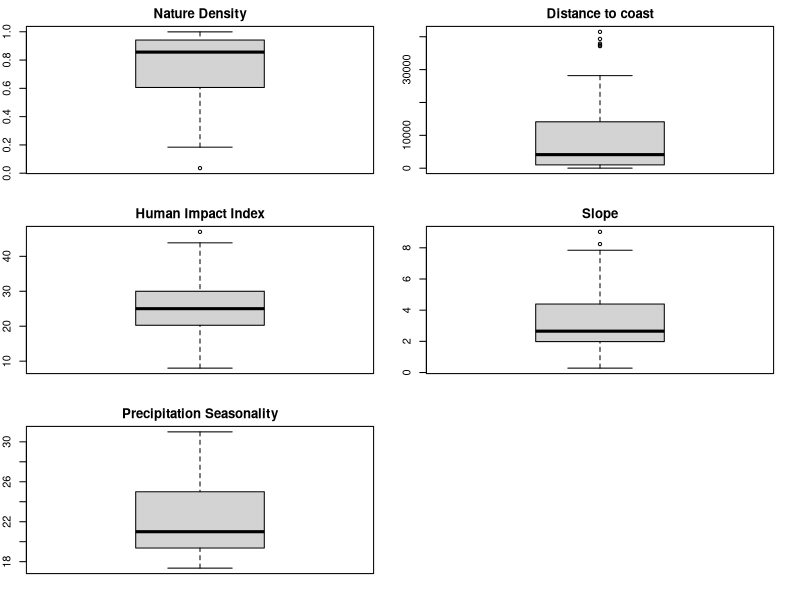
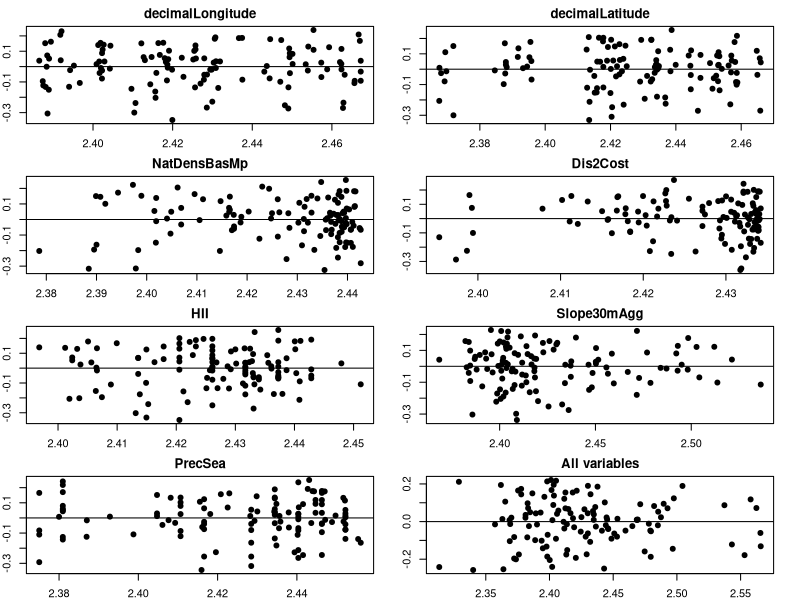
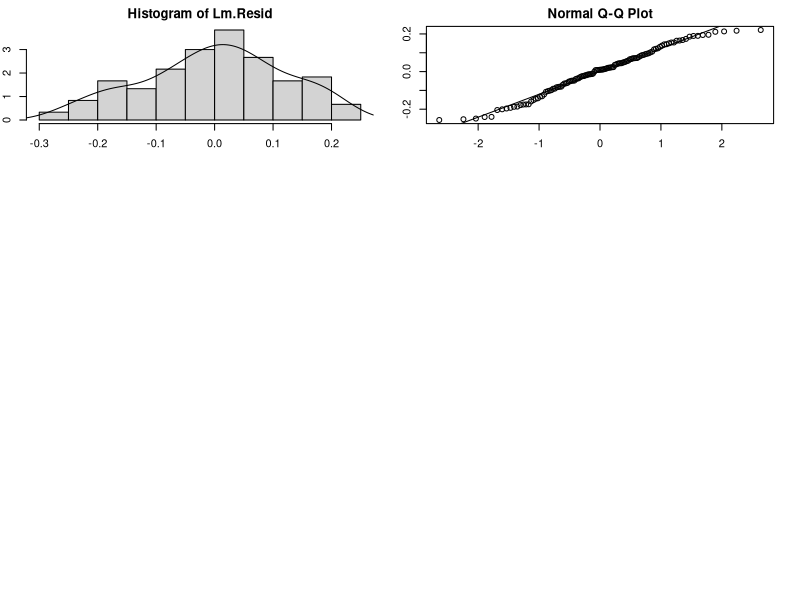
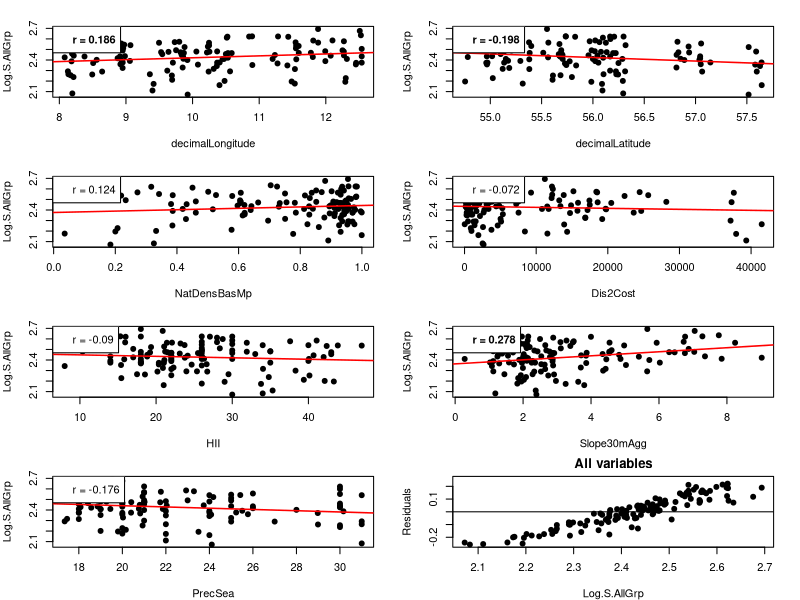
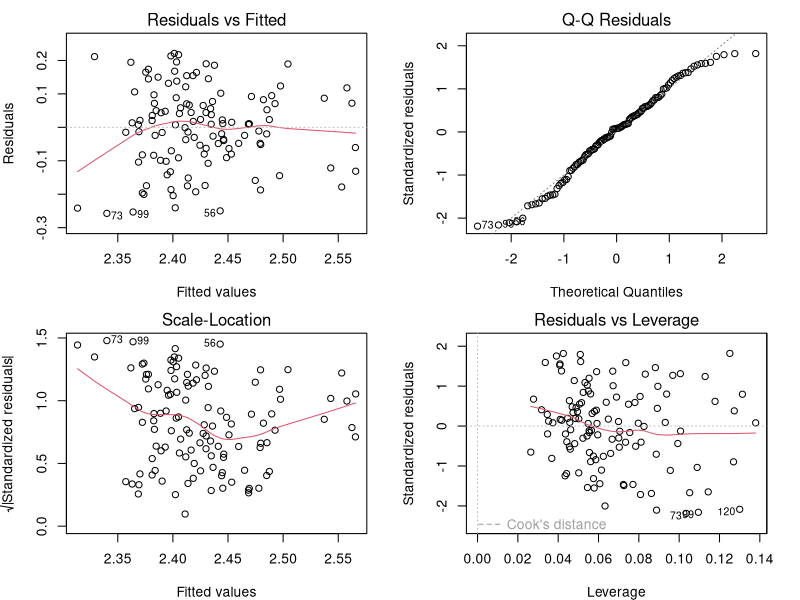

Write R code to recreate these figures, in order.
## ---- chunk 1
knitr::opts_chunk$set(echo = TRUE)
## ---- chunk 2
# Read the file and save it as an object named `DK.Biodiv`
DK.Biodiv <-  read.csv("Data/Biowide_AllSppRich.csv")

## ---- chunk 3
# Set a plotting space with 6 regions (two columns and three rows). For this, use the function par()
par(mfrow = c(3,2),mar=rep(2,4))

# Plot a box-plot for Nature Density
boxplot(DK.Biodiv$NatDensBasMp,
        main = "Nature Density")
# Plot a box-plot for Distance to coast
boxplot(DK.Biodiv$Dis2Cost,
        main = "Distance to coast")
# Plot a box-plot for Human Impact Index
boxplot(DK.Biodiv$HII,
        main = "Human Impact Index")
# Plot a box-plot for Slope
boxplot(DK.Biodiv$Slope30mAgg,
        main = "Slope")
# Plot a box-plot for Precipitation Seasonality
boxplot(DK.Biodiv$PrecSea,
        main = "Precipitation Seasonality")
## ---- chunk 4
# Build 4x3 plotting space filled row-wise 
par(mfrow = c(4,2),
    mar = rep(2,4))

# Create a Vector named PredNames with the predictors names
PredNames <- names(DK.Biodiv)[-c(1,4:6)]

# Loop using i as an iterator and cycle through PredNames
for (i in PredNames){ 
# Create a new subset data.frame named DK.Div.Tmp that only contains ONLY the log-richness and the evaluated predictors as variables
  DK.Div.Tmp <- DK.Biodiv[,c("Log.S.AllGrp",i)]
  
# Build a regression model, using the lm() function, and store it as an object named Lm.Mod 
  Lm.Mod <- lm(Log.S.AllGrp ~ ., 
               data = DK.Div.Tmp) 
  
# Save the residuals into an object named Lm.Resid
  Lm.Resid <- residuals(Lm.Mod)

# Save the fitted/predicted values into an object named Lm.Fitt
  Lm.Fitt <- predict(Lm.Mod)

  # Plot the Residuals vs Predicted values
  plot(Lm.Resid ~ Lm.Fitt,
       pch=19, # This argument as defined sets the plotting point to a filled dot.
       xlab = "Fitted values", # This argument define the text to be added as the x-axis label
       ylab = "Residuals", # This argument define the text to be added as the y-axis label
       main = i) # This argument define the text to be added figure title
# Add a horizontal line using the abline() function at zero for reference
  abline(h=0)
}
## ---- chunk 5
# Build a regression model using the lm() function where all six variables predict the log-richness for all sampled species. # save the model as an object named FullMod
FullMod <- lm(Log.S.AllGrp ~ NatDensBasMp + Dis2Cost + HII + Slope30mAgg + PrecSea + decimalLongitude + decimalLatitude,
              data = DK.Biodiv)
# Call the model
FullMod

# Now extract the residuals and save them into an object named Lm.Resid. For this, use the residuals() function
Lm.Resid <- residuals(FullMod)

# Now extract the fitted values and save them into an object named Lm.Fitt.  For this, use the predict() function
Lm.Fitt <- predict(FullMod)

# Plot the Residuals vs Predicted values
  plot(Lm.Resid ~ Lm.Fitt,
       pch=19, # This argument, as defined, sets the plotting point to a filled dot.
       xlab = "Fitted values", # This argument defines the text to be added as the x-axis label
       ylab = "Residuals", # This argument define the text to be added as the y-axis label
       main = "All variables", # This argument define the text to be added figure title
      ylim = range(Lm.Resid)) 
# Add a horizontal line using the abline() function at zero for reference  
  abline(h = 0)
## ---- chunk 6
# Use the hist() function to display the distribution of the residuals. Here do not plot the count but the frequency.
hist(Lm.Resid,
     freq = F)

# Estimate the density of the residuals using the function `density()`
Den.Lm.Resid <- density(Lm.Resid)

# Plot the density plot over the histogram

lines(Den.Lm.Resid)
#
## ---- chunk 7
# use the qqnorm() and qqline() functions to plot a qqplot
qqnorm(Lm.Resid) # use the qqnorm() on the object containing the residuals to make a q-q plot
qqline(Lm.Resid) # use the qqline in the object containing the residuals to add the expectation line
## ---- chunk 8
# Implement the shapiro.test() function to assess normality of the residuals. Remember that a non-significant test (p>0.05) means that the observed and expected distribution (in this case, normal) are the same.
shapiro.test(Lm.Resid)
## ---- chunk 9
# Create a vector with only NA values named Tol.Summ to store the tolerance values
Tol.Summ <- rep(x = NA,
                times = length(PredNames))
# give names to each place in the vector using PredNames
names(Tol.Summ) <- PredNames

# Use a for loop across predictors (remember the names are in PredNames) to estimate the tolerance.
for (i in PredNames){
# Create new data.frame named Tol.DF was the first variable tested.
  Tol.DF <- data.frame(Pred = DK.Biodiv[,i], # the data of the predictor variable being tested should be included here  - call it using the i iterator.
                       DK.Biodiv[,PredNames[!PredNames%in%i]])# Add the other predictor variables here. For this, use the logical test !PredNames%in%i (each select all predictors variable EXECEPT i). 
  
  # Build an lm model to predict the predictor of interest as a function of all other predictors. Save this model as Tol.LM.
    Tol.LM <- lm(Pred~.,
                 data = Tol.DF) 
# To estimate the tolerance for the predictor of interest, the first step is to extract the R2 from the regression model and store it as an object name Tol.R2
    Tol.R2 <- summary(Tol.LM)$r.squared #

# estimate the tolerance (1-R2) and save it in the corresponding position of the Tol.Summ you created before the loop. 
    Tol.Summ[i] <- 1 - Tol.R2
}    

# now Call the vector Tol.Summ you created before the loop 
Tol.Summ
## ---- chunk 10
# Build 3x2 plotting space filled row-wise 
par(mfrow = c(4,2), 
    mar=c(4,4,2,2))

# Now lets loop across predictors to estimate the Tolerance.
for (i in PredNames){

  # Subset DK.Biodiv to create a new data.frame named Temp.DF that has Log.S.AllGrp and the predictor evaluated
  Temp.DF <- DK.Biodiv[,c(i,"Log.S.AllGrp")]

  # Plot the bivariate relation
  plot(x = Temp.DF[,i], # Call the predictor
       y = Temp.DF$Log.S.AllGrp, # Call the response (Log.S.AllGrp)
       pch = 19, # Set the points to a filled dot
       xlab = i, # Set the Name for the X-axis
       ylab = "Log.S.AllGrp") # Set the Name for the Y-axis


# Add the regression line - using the abline function
# First create a regression object named Reg.Temp that has the regression between Log.S.AllGrp and the predictor
Reg.Temp <- lm(DK.Biodiv[,"Log.S.AllGrp"] ~ DK.Biodiv[,i])

# Using the abline function plot the object with the regression object
abline(Reg.Temp, # The regression object
       col="red", # Set the line colour to "red"
       lwd=1.5) # make the plotted line thicker

# Add the the Pearson correlation - make the text boldface if the relation is significant
legend("topleft",
       legend = paste0("r = ",
                       round(cor(na.omit(Temp.DF))[2,1],3)
                       ),
       text.font = ifelse(cor.test(na.omit(Temp.DF)[,1],na.omit(Temp.DF)[,2])$p.value<0.05,2,1))
}

## ---- chunk 11
# Plot the Residuals vs response variable
  plot(Lm.Resid ~ Log.S.AllGrp,
       data = DK.Biodiv[as.numeric(names(Lm.Resid)),],
       pch=19, # This argument, as defined, sets the plotting point to a filled dot.
       xlab = "Log.S.AllGrp", # This argument defines the text to be added as the x-axis label
       ylab = "Residuals", # This argument define the text to be added as the y-axis label
       main = "All variables", # This argument define the text to be added figure title
      ylim = c(-max(abs(Lm.Resid)), # a new argument you will use here is ylim to set the lower and upper limits of the y-axes. For this, you will specify a vector of two-element with the lower and upper limits. This will allow you to make the y-axis symmetric.
               max(abs(Lm.Resid)))) 
# Add a horizontal line using the abline() function at zero for reference
  abline(h=0)
## ---- chunk 12
# Build 2x2 plotting space filled row-wise 
par(mfrow = c(2,2), # you need to specify two values here the number of rows and the number of columns
    mar=c(4,4,2,2)) # here you define the 'margins" - blank space between plotting areas)
# use the plot function on the lm object named FullMod
plot(FullMod)
## ---- chunk 13
# For ease, generate an object named Stdz.DK.Biodiv where you will store `Log.S.AllGrp` and the used of predictors
Stdz.DK.Biodiv <- DK.Biodiv[,c("Log.S.AllGrp", # the name of the response
                            PredNames)]# the name of the predictors
# Use the scale() function on Stdz.DK.Biodiv to scale the predictors
Stdz.DK.Biodiv <- scale(Stdz.DK.Biodiv)

# Print the Five first rows of Stdz.DK.Biodiv
head(Stdz.DK.Biodiv)

## ---- chunk 14
# use the Stdz.DK.Biodiv object to generate a regression object named Stdz.Model1
Stdz.Model <- lm(Log.S.AllGrp ~ NatDensBasMp + Dis2Cost + HII + Slope30mAgg + PrecSea + decimalLongitude + decimalLatitude,
              data = as.data.frame(Stdz.DK.Biodiv)) # Call the object with the Scaled data

# use the summary() function to see the regression coefficients
summary(Stdz.Model)

## ---- chunk 15
# Generate three objects 
# 1. Store the summary of the regression carried out on original data (FullMod). name this sum.par.lm 
sum.par.lm <- summary(FullMod)

#2.  Store the summary of the regression carried out on standardised data (Stdz.Model). name this sum.par.lm.scaled 
sum.par.lm.scaled <- summary(Stdz.Model)

#3. Create a vector called tolerances with the tolerance for each variable - use the function vif() for this
tolerances <- car::vif(Stdz.Model)

# Merge all the elements into a single data.frame
par.table <- cbind(sum.par.lm$coefficients[, 1:2], # un-standardised coefficients and SD
                   sum.par.lm.scaled$coefficients[, 1], # standardized coefficients
                   c(NA, tolerances), # Tolerances
                   sum.par.lm$coefficients[, 3:4]) # un-standardised coefficients T value and P value

colnames(par.table) <- c("Estimate", "Standard error", "Stdandard coefficient", "Tolerance", "t", "p")
round(par.table,3)
## ---- chunk 16
# To extract the R^2 and adjusted-R^2 you need to use the `adj.r.squared` and `r.squared` subscripts on an object that builds the summary of an object created with the function `lm`
# r.squared for a regression carried out on original data 
summary(FullMod)$r.squared

# adj.r.squared for a regression carried out on original data 
summary(FullMod)$adj.r.squared

# r.squared for a regression carried out on standardised data 
summary(Stdz.Model)$r.squared

# adj.r.squared for a regression carried out on standardised data 
summary(Stdz.Model)$adj.r.squared

## ---- chunk 17
# Using the step() function, make a forward stepwise selection on the model with standardised regression coefficients. Save this into a object call FrwdSel
FrwdSel <- step(Stdz.Model, # an object representing a model to simplify
                direction = "forward") # forward or backward
#extract the regression coefficients using the function coef()
coef(FrwdSel)
#Get the adjusted R-squared
summary(FrwdSel)$adj.r.squared
## ---- chunk 18
# Using the step() function, make a Backwards stepwise selection on the model with standardised regression coefficients. Save this into a object call BackSel
BackSel <- step(Stdz.Model, # an object representing a model to simplify
                direction = "backward",
                na.rm=T) # forward or backward
#extract the regression coefficients using the function coef()
coef(BackSel)
#Get the adjusted R-squared
summary(BackSel)$adj.r.squared
